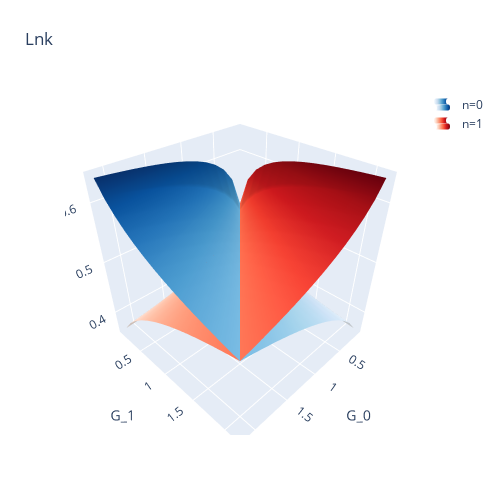

Notebook cell for this chart:
### Code cell
Z = [None, None]
Z[0] = np.array([[results['L'][g0][g1][0,0,0] for g0 in G0_grid] for g1 in G1_grid ])
Z[1] = np.array([[results['L'][g0][g1][1,0,0] for g0 in G0_grid] for g1 in G1_grid ])

fig = go.Figure(data=[go.Surface(z=Z[0], x=G0_grid, y=G1_grid, name = 'n=0',colorscale = 'Blues')])
fig.add_trace(go.Surface(z=Z[1], y=G0_grid, x=G1_grid,name = 'n=1', colorscale = 'Reds')
            )
fig.update_layout(title='Lnk', autosize=False,
                  width=500, height=500,
                  margin=dict(l=65, r=50, b=65, t=90))
fig.update_layout(scene = dict(xaxis_title='G_0',
                    yaxis_title='G_1'
                              )
                 )
fig.update_traces(showlegend=True, showscale=False)
fig.show()
fig.write_html(f"{folder}/Lnk_{config}.html")

### Figure 1 — Plotly figure (JSON) as saved in the notebook; plotly's stock layout.template omitted (floating-point values rounded to 4 significant figures; data arrays with more than 128 entries replaced by an {"elided": "..."} marker saying what was removed)
{"data": [{"colorscale": [[0, "rgb(247,251,255)"], [0.125, "rgb(222,235,247)"], [0.25, "rgb(198,219,239)"], [0.375, "rgb(158,202,225)"], [0.5, "rgb(107,174,214)"], [0.625, "rgb(66,146,198)"], [0.75, "rgb(33,113,181)"], [0.875, "rgb(8,81,156)"], [1, "rgb(8,48,107)"]], "name": "n=0", "showlegend": true, "showscale": false, "type": "surface", "x": [0.1, 0.2464, 0.3929, 0.5393, 0.6857, 0.8321, 0.9786, 1.125, 1.271, 1.418, 1.564, 1.711, 1.857, 2.004, 2.15], "y": [0.1, 0.2464, 0.3929, 0.5393, 0.6857, 0.8321, 0.9786, 1.125, 1.271, 1.418, 1.564, 1.711, 1.857, 2.004, 2.15], "z": {"elided": "15x15 float values"}}, {"colorscale": [[0, "rgb(255,245,240)"], [0.125, "rgb(254,224,210)"], [0.25, "rgb(252,187,161)"], [0.375, "rgb(252,146,114)"], [0.5, "rgb(251,106,74)"], [0.625, "rgb(239,59,44)"], [0.75, "rgb(203,24,29)"], [0.875, "rgb(165,15,21)"], [1, "rgb(103,0,13)"]], "name": "n=1", "showlegend": true, "showscale": false, "type": "surface", "x": [0.1, 0.2464, 0.3929, 0.5393, 0.6857, 0.8321, 0.9786, 1.125, 1.271, 1.418, 1.564, 1.711, 1.857, 2.004, 2.15], "y": [0.1, 0.2464, 0.3929, 0.5393, 0.6857, 0.8321, 0.9786, 1.125, 1.271, 1.418, 1.564, 1.711, 1.857, 2.004, 2.15], "z": {"elided": "15x15 float values"}}], "layout": {"autosize": false, "height": 500, "margin": {"b": 65, "l": 65, "r": 50, "t": 90}, "scene": {"xaxis": {"title": {"text": "G_0"}}, "yaxis": {"title": {"text": "G_1"}}}, "title": {"text": "Lnk"}, "width": 500}}
